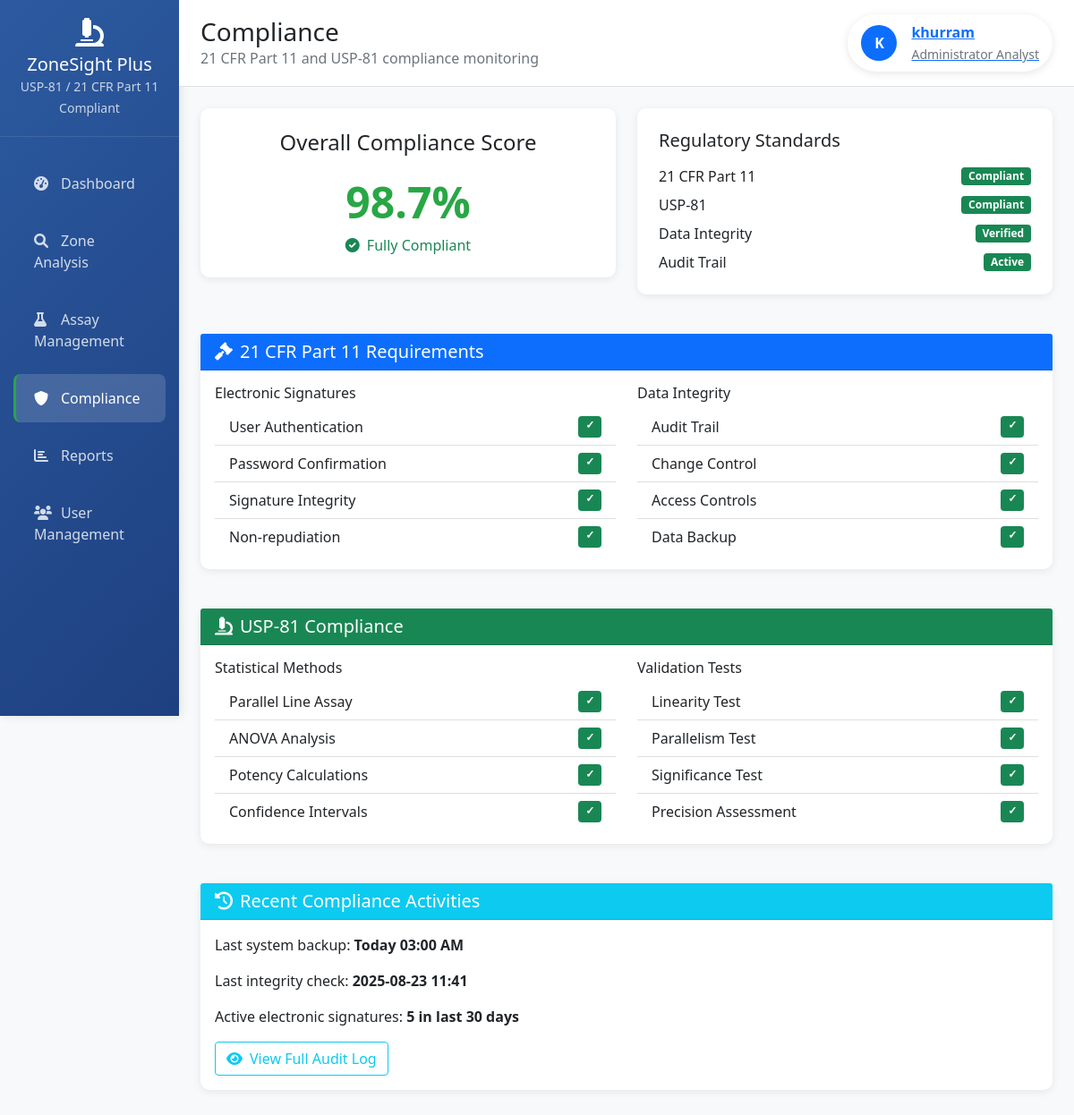
The app's page /compliance (signed in) with its own data.
### models.py (models this page shows, shortened)
class User(UserMixin, db.Model):
    __tablename__ = 'users'
    id: Mapped[int] = mapped_column(Integer, primary_key=True)
    username: Mapped[str] = mapped_column(String(80), unique=True, nullable=False)
    email: Mapped[str] = mapped_column(String(120), unique=True, nullable=False)
    password_hash: Mapped[str] = mapped_column(String(255), nullable=False)
    role: Mapped[str] = mapped_column(String(20), nullable=False, default='analyst')  # analyst, supervisor, administrator
    active: Mapped[bool] = mapped_column(Boolean, default=True, nullable=False)
    created_at: Mapped[datetime] = mapped_column(DateTime, default=datetime.utcnow)
    last_login: Mapped[Optional[datetime]] = mapped_column(DateTime, nullable=True)
    failed_login_attempts: Mapped[int] = mapped_column(Integer, default=0)
    locked_until: Mapped[Optional[datetime]] = mapped_column(DateTime, nullable=True)
    password_changed_at: Mapped[datetime] = mapped_column(DateTime, default=datetime.utcnow)
    password_history: Mapped[Optional[List[str]]] = mapped_column(JSON, nullable=True)  # Store hashes of previous passwords
    assays: Mapped[List["Assay"]] = relationship("Assay", foreign_keys="Assay.analyst_id", back_populates="analyst")
    approved_assays: Mapped[List["Assay"]] = relationship("Assay", foreign_keys="Assay.approved_by", back_populates="approver")
    audit_entries: Mapped[List["AuditLog"]] = relationship("AuditLog", back_populates="user")
    signatures: Mapped[List["ElectronicSignature"]] = relationship("ElectronicSignature", back_populates="signer")
    def has_permission(self, permission: str) -> bool:
        permissions = {
            'analyst': ['create_assay', 'modify_assay', 'view_reports'],
            'supervisor': ['create_assay', 'modify_assay', 'view_reports', 'approve_reports', 'electronic_sign', 'view_all_assays'],
            'administrator': ['create_assay', 'modify_assay', 'view_reports', 'approve_reports', 'electronic_sign', 'manage_users', 'view_audit_logs', 'view_all_assays']
        }
        return permission in permissions.get(self.role, [])

### app.py (the view)
@app.route('/compliance')
@login_required
def compliance():
    return render_template('compliance.html', user=current_user)

### templates/compliance.html (shortened to what this page needs)
<!DOCTYPE html>
<html lang="en">
<head>
    <link href="https://cdn.jsdelivr.net/npm/bootstrap@5.1.3/dist/css/bootstrap.min.css" rel="stylesheet">
    <link href="https://cdnjs.cloudflare.com/ajax/libs/font-awesome/6.0.0/css/all.min.css" rel="stylesheet">
</head>
<body>
    <div class="container-fluid p-0">
        <div class="row g-0">
            <div class="col-md-3 col-lg-2">
                <div class="sidebar">
                    <div class="brand-logo">
                        <i class="fas fa-microscope fa-2x mb-2"></i>
                        <h5 class="mb-0">ZoneSight Plus</h5>
                        <small class="opacity-75">USP-81 / 21 CFR Part 11 Compliant</small>
                    </div>
                    <nav class="nav flex-column">
                        <a class="nav-link" href="/">
                            <i class="fas fa-tachometer-alt"></i>Dashboard
                        </a>
                        <a class="nav-link" href="/zone_analysis">
                            <i class="fas fa-search"></i>Zone Analysis
                        </a>
                        <a class="nav-link" href="/my_assays">
                            <i class="fas fa-flask"></i>Assay Management
                        </a>
                        <a class="nav-link active" href="/compliance">
                            <i class="fas fa-shield-alt"></i>Compliance
                        </a>
                        <a class="nav-link" href="/reports">
                            <i class="fas fa-chart-bar"></i>Reports
                        </a>
                        {% if user.has_permission('manage_users') %}
                        <a class="nav-link" href="/manage_users">
                            <i class="fas fa-users"></i>User Management
                        </a>
                        {% endif %}
                    </nav>
                </div>
            </div>
            <div class="col-md-9 col-lg-10">
                <header class="bg-white border-bottom px-4 py-3">
                    <div class="row align-items-center">
                        <div class="col">
                            <h1 class="h3 mb-0">Compliance</h1>
                            <p class="text-muted mb-0">21 CFR Part 11 and USP-81 compliance monitoring</p>
                        </div>
                        <div class="col-auto">
                            <div class="header-profile">
                                <div class="dropdown d-inline-block">
                                    <button class="btn btn-link p-0 border-0" type="button" data-bs-toggle="dropdown">
                                        <div class="d-flex align-items-center">
                                            <div class="bg-primary rounded-circle d-flex align-items-center justify-content-center me-3" style="width: 40px; height: 40px;">
                                                <span class="text-white fw-bold">{{ user.username[0]|upper }}</span>
                                            </div>
                                            <div class="text-start">
                                                <div class="fw-bold">{{ user.username }}</div>
                                                <small class="text-muted">{{ user.role|title }} Analyst</small>
                                            </div>
                                        </div>
                                    </button>
                                </div>
                            </div>
                        </div>
                    </div>
                </header>
                <main class="p-4">
                    <div class="row mb-4">
                        <div class="col-md-6">
                            <div class="compliance-card p-4 text-center">
                                <h4 class="mb-3">Overall Compliance Score</h4>
                                <div class="compliance-score">98.7%</div>
                                <p class="text-success mb-0"><i class="fas fa-check-circle me-2"></i>Fully Compliant</p>
                            </div>
                        </div>
                        <div class="col-md-6">
                            <div class="compliance-card p-4">
                                <h5 class="mb-3">Regulatory Standards</h5>
                                <div class="d-flex justify-content-between align-items-center mb-2">
                                    <span>21 CFR Part 11</span>
                                    <span class="badge bg-success">Compliant</span>
                                </div>
                                <div class="d-flex justify-content-between align-items-center mb-2">
                                    <span>USP-81</span>
                                    <span class="badge bg-success">Compliant</span>
                                </div>
                                <div class="d-flex justify-content-between align-items-center mb-2">
                                    <span>Data Integrity</span>
                                    <span class="badge bg-success">Verified</span>
                                </div>
                                <div class="d-flex justify-content-between align-items-center">
                                    <span>Audit Trail</span>
                                    <span class="badge bg-success">Active</span>
                                </div>
                            </div>
                        </div>
                    </div>
                    <div class="row mb-4">
                        <div class="col-12">
                            <div class="compliance-card">
                                <div class="card-header bg-primary text-white">
                                    <h5 class="mb-0"><i class="fas fa-gavel me-2"></i>21 CFR Part 11 Requirements</h5>
                                </div>
                                <div class="card-body">
                                    <div class="row">
                                        <div class="col-md-6">
                                            <h6>Electronic Signatures</h6>
                                            <ul class="list-group list-group-flush">
                                                <li class="list-group-item d-flex justify-content-between">
                                                    User Authentication <span class="badge bg-success">✓</span>
                                                </li>
                                                <li class="list-group-item d-flex justify-content-between">
                                                    Password Confirmation <span class="badge bg-success">✓</span>
                                                </li>
                                                <li class="list-group-item d-flex justify-content-between">
                                                    Signature Integrity <span class="badge bg-success">✓</span>
                                                </li>
                                                <li class="list-group-item d-flex justify-content-between">
                                                    Non-repudiation <span class="badge bg-success">✓</span>
                                                </li>
                                            </ul>
                                        </div>
                                        <div class="col-md-6">
                                            <h6>Data Integrity</h6>
                                            <ul class="list-group list-group-flush">
                                                <li class="list-group-item d-flex justify-content-between">
                                                    Audit Trail <span class="badge bg-success">✓</span>
                                                </li>
                                                <li class="list-group-item d-flex justify-content-between">
                                                    Change Control <span class="badge bg-success">✓</span>
                                                </li>
                                                <li class="list-group-item d-flex justify-content-between">
                                                    Access Controls <span class="badge bg-success">✓</span>
                                                </li>
                                                <li class="list-group-item d-flex justify-content-between">
                                                    Data Backup <span class="badge bg-success">✓</span>
                                                </li>
                                            </ul>
                                        </div>
                                    </div>
                                </div>
                            </div>
                        </div>
                    </div>
                    <div class="row mb-4">
                        <div class="col-12">
                            <div class="compliance-card">
                                <div class="card-header bg-success text-white">
                                    <h5 class="mb-0"><i class="fas fa-microscope me-2"></i>USP-81 Compliance</h5>
                                </div>
                                <div class="card-body">
                                    <div class="row">
                                        <div class="col-md-6">
                                            <h6>Statistical Methods</h6>
                                            <ul class="list-group list-group-flush">
                                                <li class="list-group-item d-flex justify-content-between">
                                                    Parallel Line Assay <span class="badge bg-success">✓</span>
                                                </li>
                                                <li class="list-group-item d-flex justify-content-between">
                                                    ANOVA Analysis <span class="badge bg-success">✓</span>
                                                </li>
                                                <li class="list-group-item d-flex justify-content-between">
                                                    Potency Calculations <span class="badge bg-success">✓</span>
                                                </li>
                                                <li class="list-group-item d-flex justify-content-between">
                                                    Confidence Intervals <span class="badge bg-success">✓</span>
                                                </li>
                                            </ul>
                                        </div>
                                        <div class="col-md-6">
                                            <h6>Validation Tests</h6>
                                            <ul class="list-group list-group-flush">
                                                <li class="list-group-item d-flex justify-content-between">
                                                    Linearity Test <span class="badge bg-success">✓</span>
                                                </li>
                                                <li class="list-group-item d-flex justify-content-between">
                                                    Parallelism Test <span class="badge bg-success">✓</span>
                                                </li>
                                                <li class="list-group-item d-flex justify-content-between">
                                                    Significance Test <span class="badge bg-success">✓</span>
                                                </li>
                                                <li class="list-group-item d-flex justify-content-between">
                                                    Precision Assessment <span class="badge bg-success">✓</span>
                                                </li>
                                            </ul>
                                        </div>
                                    </div>
                                </div>
                            </div>
                        </div>
                    </div>
                    {% if user.has_permission('view_audit_logs') %}
                    <div class="row">
                        <div class="col-12">
                            <div class="compliance-card">
                                <div class="card-header bg-info text-white">
                                    <h5 class="mb-0"><i class="fas fa-history me-2"></i>Recent Compliance Activities</h5>
                                </div>
                                <div class="card-body">
                                    <p>Last system backup: <strong>Today 03:00 AM</strong></p>
                                    <p>Last integrity check: <strong>{{ current_user.last_login.strftime('%Y-%m-%d %H:%M') if current_user.last_login else 'N/A' }}</strong></p>
                                    <p>Active electronic signatures: <strong>5 in last 30 days</strong></p>
                                    <a href="/audit_log" class="btn btn-outline-info">
                                        <i class="fas fa-eye me-2"></i>View Full Audit Log
                                    </a>
                                </div>
                            </div>
                        </div>
                    </div>
                    {% endif %}
                </main>
            </div>
        </div>
    </div>
</body>
</html>

### records on screen
User: username "K", username "khurram", role "Administrator", last_login "2025-08-23 11:41"
